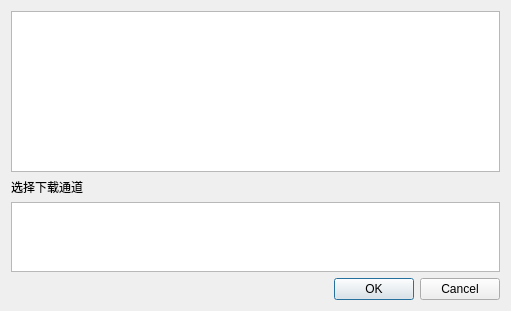
<?xml version="1.0" encoding="UTF-8"?>
<ui version="4.0">
 <class>DialogDataDownload</class>
 <widget class="QDialog" name="DialogDataDownload">
  <property name="geometry">
   <rect>
    <x>0</x>
    <y>0</y>
    <width>511</width>
    <height>311</height>
   </rect>
  </property>
  <property name="windowTitle">
   <string>数据下载</string>
  </property>
  <layout class="QGridLayout" name="gridLayout">
   <item row="2" column="0" colspan="2">
    <widget class="QTableWidget" name="tableWidget_PortChoose">
     <property name="maximumSize">
      <size>
       <width>16777215</width>
       <height>80</height>
      </size>
     </property>
    </widget>
   </item>
   <item row="4" column="1">
    <widget class="QDialogButtonBox" name="buttonBox">
     <property name="orientation">
      <enum>Qt::Horizontal</enum>
     </property>
     <property name="standardButtons">
      <set>QDialogButtonBox::Cancel|QDialogButtonBox::Ok</set>
     </property>
    </widget>
   </item>
   <item row="0" column="0" colspan="2">
    <widget class="QTableWidget" name="tableWidget_DataList"/>
   </item>
   <item row="1" column="0">
    <widget class="QLabel" name="label">
     <property name="text">
      <string>选择下载通道</string>
     </property>
    </widget>
   </item>
  </layout>
 </widget>
 <resources/>
 <connections>
  <connection>
   <sender>buttonBox</sender>
   <signal>accepted()</signal>
   <receiver>DialogDataDownload</receiver>
   <slot>accept()</slot>
   <hints>
    <hint type="sourcelabel">
     <x>248</x>
     <y>254</y>
    </hint>
    <hint type="destinationlabel">
     <x>157</x>
     <y>274</y>
    </hint>
   </hints>
  </connection>
  <connection>
   <sender>buttonBox</sender>
   <signal>rejected()</signal>
   <receiver>DialogDataDownload</receiver>
   <slot>reject()</slot>
   <hints>
    <hint type="sourcelabel">
     <x>316</x>
     <y>260</y>
    </hint>
    <hint type="destinationlabel">
     <x>286</x>
     <y>274</y>
    </hint>
   </hints>
  </connection>
 </connections>
</ui>
